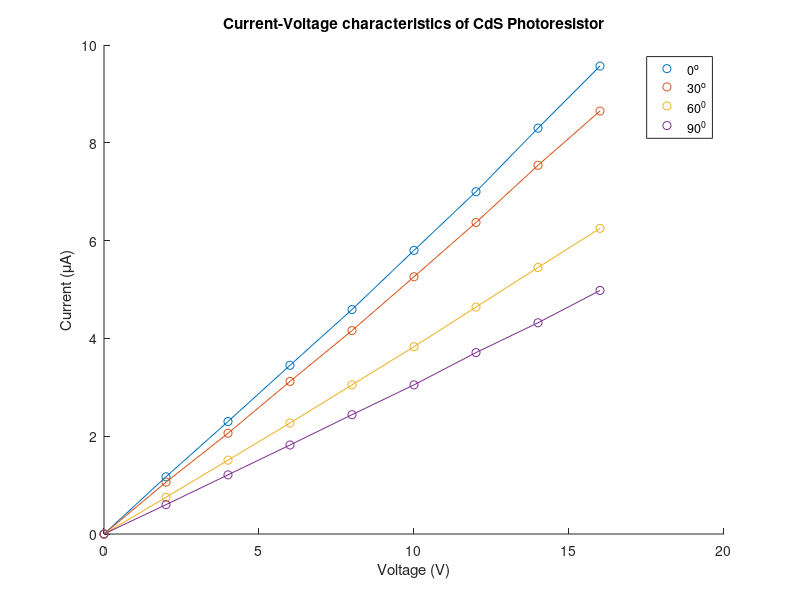

The MATLAB script that drew this image:
clear;
clc;
x=(0:2:16)';
y1=[0 1.17 2.30 3.45 4.59 5.80 7.00 8.30 9.57]';
y2=[0 1.06 2.06 3.12 4.16 5.26 6.37 7.54 8.65]';
y3=[0 0.75 1.51 2.27 3.05 3.83 4.64 5.45 6.25]';
y4=[0 0.60 1.21 1.82 2.44 3.05 3.71 4.32 4.98]';

p1=polyfit(x,y1,1);
p2=polyfit(x,y2,1);
p3=polyfit(x,y3,1);
p4=polyfit(x,y4,1);

n=length(x);
e1=sum((y1-polyval(p1,x)).^2)^0.5;
e2=sum((y2-polyval(p2,x)).^2)^0.5;
e3=sum((y3-polyval(p3,x)).^2)^0.5;
e4=sum((y4-polyval(p4,x)).^2)^0.5;

hold on
scatter(x,y1);
scatter(x,y2);
scatter(x,y3);
scatter(x,y4);
plot(x,y1,x,y2,x,y3,x,y4)
hold off
%plot(x,polyval(p1,x),x,polyval(p2,x),x,polyval(p3,x),x,polyval(p4,x));
legend('0^o','30^o','60^0','90^0');
xlabel('Voltage (V)');
ylabel('Current (\muA)');
title('Current-Voltage characteristics of CdS Photoresistor');